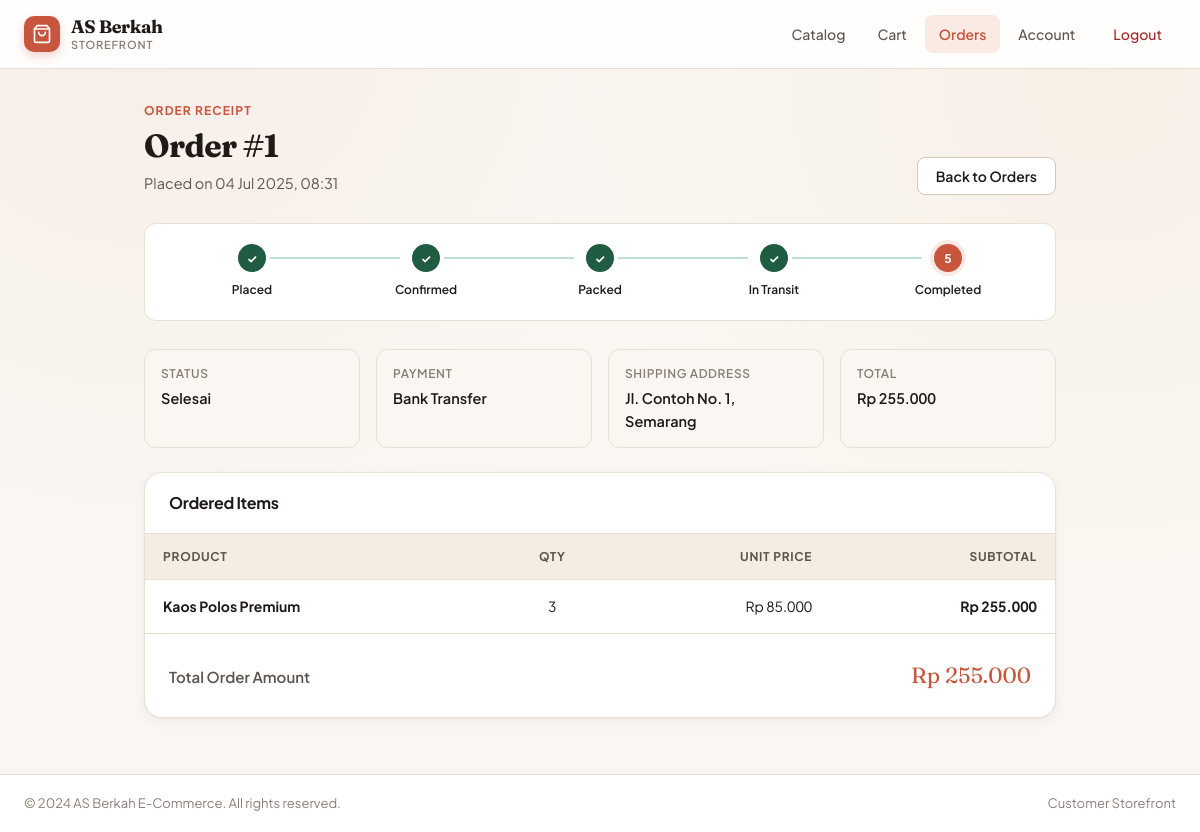
Screenshot of /order-details.php?order_id=1 (signed in) with the database file from the repository.
### tables this page shows
CREATE TABLE orders (
    id INT AUTO_INCREMENT PRIMARY KEY,
    user_id INT NOT NULL,
    total_amount DECIMAL(10, 2) NOT NULL,
    address TEXT NOT NULL,
    payment_code BIGINT,
    payment_method ENUM('bank_transfer', 'credit_card', 'cash_on_delivery') NOT NULL,
    status ENUM('Pending', 'awaiting payment', 'paid', 'Dikonfirmasi', 'Dikemas', 'Siap Dikirim', 'Dikirim', 'Sampai Tujuan', 'Selesai') DEFAULT 'pending',
    created_at TIMESTAMP DEFAULT CURRENT_TIMESTAMP,
    FOREIGN KEY (user_id) REFERENCES users(id) ON DELETE CASCADE
);

CREATE TABLE order_items (
    id INT AUTO_INCREMENT PRIMARY KEY,
    order_id INT NOT NULL,
    product_id INT NOT NULL,
    quantity INT NOT NULL,
    price DECIMAL(10, 2) NOT NULL,
    created_at TIMESTAMP DEFAULT CURRENT_TIMESTAMP,
    FOREIGN KEY (order_id) REFERENCES orders(id) ON DELETE CASCADE,
    FOREIGN KEY (product_id) REFERENCES products(id) ON DELETE CASCADE
);

CREATE TABLE products (
    id INT AUTO_INCREMENT PRIMARY KEY,
    name VARCHAR(100) NOT NULL,
    description TEXT,
    price DECIMAL(10, 2) NOT NULL,
    stock INT NOT NULL,
    image BLOB,
    created_at TIMESTAMP DEFAULT CURRENT_TIMESTAMP
);

### includes/bootstrap.php (called while the page is built, shortened)
<?php
function e($value): string {
    return htmlspecialchars((string)$value, ENT_QUOTES, 'UTF-8');
}
function format_idr($amount): string {
    return 'Rp ' . number_format((float)$amount, 0, ',', '.');
}

### order-details.php (the view, shortened to what this page needs)
<?php
require_once __DIR__ . '/includes/bootstrap.php';
$conn = db();
$user_id = intval($_SESSION['user_id']);
$order_id = isset($_GET['order_id']) ? intval($_GET['order_id']) : 0;
$order_sql = "SELECT o.id, o.total_amount, o.status, o.created_at, o.address, o.payment_method
              FROM orders o
              WHERE o.id = ? AND o.user_id = ? LIMIT 1";
$stmt_order = $conn->prepare($order_sql);
$stmt_order->bind_param("ii", $order_id, $user_id);
$stmt_order->execute();
$order_result = $stmt_order->get_result();
$order = $order_result && $order_result->num_rows > 0 ? $order_result->fetch_assoc() : null;
$order_items = [];
if ($order) {
    $order_items_sql = "SELECT oi.*, p.name AS product_name, p.price AS product_price
                        FROM order_items oi
                        JOIN products p ON oi.product_id = p.id
                        WHERE oi.order_id = ?";
    $stmt_items = $conn->prepare($order_items_sql);
    $stmt_items->bind_param("i", $order_id);
    $stmt_items->execute();
    $res_items = $stmt_items->get_result();
    while ($row = $res_items->fetch_assoc()) {
        $order_items[] = $row;
    }
}
$steps = [
    ['key' => 'pending', 'label' => 'Placed'],
    ['key' => 'dikonfirmasi', 'label' => 'Confirmed'],
    ['key' => 'dikemas', 'label' => 'Packed'],
    ['key' => 'dikirim', 'label' => 'In Transit'],
    ['key' => 'selesai', 'label' => 'Completed'],
];
$statusMap = [
    'pending' => 0,
    'awaiting payment' => 0,
    'paid' => 0,
    'dikonfirmasi' => 1,
    'dikemas' => 2,
    'siap dikirim' => 2,
    'dikirim' => 3,
    'sampai tujuan' => 3,
    'selesai' => 4,
];
$currentStepIndex = $order ? ($statusMap[strtolower(trim($order['status']))] ?? 0) : 0;
$paymentLabels = [
    'bank_transfer' => 'Bank Transfer',
    'credit_card' => 'Credit Card',
    'cash_on_delivery' => 'Cash on Delivery',
];
$paymentLabel = $order ? ($paymentLabels[$order['payment_method']] ?? ucfirst(str_replace('_', ' ', $order['payment_method']))) : '';
$cart_count = cart_total_units();
?>
<!DOCTYPE html>
<html lang="en">
<head>
    <link rel="stylesheet" href="assets/css/style.css">
</head>
<body>
    <header class="site-header">
        <div class="header-inner">
            <a href="customer_dashboard.php" class="brand-link">
                <span class="brand-mark" aria-hidden="true">
                    <svg width="20" height="20" viewBox="0 0 24 24" fill="none" stroke="currentColor" stroke-width="2" stroke-linecap="round" stroke-linejoin="round">
                        <path d="M6 2L3 6v14a2 2 0 0 0 2 2h14a2 2 0 0 0 2-2V6l-3-4z"></path>
                        <line x1="3" y1="6" x2="21" y2="6"></line>
                        <path d="M16 10a4 4 0 0 1-8 0"></path>
                    </svg>
                </span>
                <span class="brand-text">
                    <span class="brand-name">AS Berkah</span>
                    <span class="brand-sub">Storefront</span>
                </span>
            </a>
            <nav class="nav-links" data-nav-links aria-label="Customer navigation">
                <a href="customer_dashboard.php">Catalog</a>
                <a href="shopping-cart.php">Cart <?php if ($cart_count > 0): ?><span class="nav-badge"><?php echo $cart_count; ?></span><?php endif; ?></a>
                <a href="order-history.php" class="active">Orders</a>
                <a href="account.php">Account</a>
                <a href="logout.php" class="nav-logout">Logout</a>
            </nav>
        </div>
    </header>
    <main class="page-main page-main--narrow">
        <?php if (!$order): ?>
            <div class="surface-card empty-state">
                <h3>Order not found</h3>
                <p>This order does not exist or does not belong to your account.</p>
                <a href="order-history.php" class="btn btn-primary">Back to Order History</a>
            </div>
        <?php else: ?>
            <div class="page-header">
                <div>
                    <div class="page-eyebrow">Order Receipt</div>
                    <h1 class="page-title">Order #<?php echo intval($order['id']); ?></h1>
                    <p class="page-subtitle">Placed on <?php echo date("d M Y, H:i", strtotime($order['created_at'])); ?></p>
                </div>
                <div class="action-group">
                    <a href="order-history.php" class="btn btn-secondary">Back to Orders</a>
                </div>
            </div>
            <div class="order-stepper" aria-label="Order progress">
                <?php foreach ($steps as $i => $step):
                    $cls = $i < $currentStepIndex ? 'is-done' : ($i === $currentStepIndex ? 'is-current' : '');
                ?>
                    <div class="step-item <?php echo $cls; ?>">
                        <span class="step-dot"><?php echo $i < $currentStepIndex ? '&#10003;' : ($i + 1); ?></span>
                        <span class="step-label"><?php echo $step['label']; ?></span>
                    </div>
                <?php endforeach; ?>
            </div>
            <div class="order-meta-grid">
                <div class="meta-tile">
                    <div class="meta-tile-label">Status</div>
                    <div class="meta-tile-value"><?php echo e(ucfirst($order['status'])); ?></div>
                </div>
                <div class="meta-tile">
                    <div class="meta-tile-label">Payment</div>
                    <div class="meta-tile-value"><?php echo e($paymentLabel); ?></div>
                </div>
                <div class="meta-tile">
                    <div class="meta-tile-label">Shipping Address</div>
                    <div class="meta-tile-value"><?php echo e($order['address'] ?: 'Not specified'); ?></div>
                </div>
                <div class="meta-tile">
                    <div class="meta-tile-label">Total</div>
                    <div class="meta-tile-value tabular-nums"><?php echo format_idr($order['total_amount']); ?></div>
                </div>
            </div>
            <section class="surface-card">
                <div class="surface-card-header">
                    <h2 class="surface-card-title">Ordered Items</h2>
                </div>
                <div class="table-wrap">
                    <table class="data-table">
                        <thead>
                            <tr>
                                <th>Product</th>
                                <th class="text-center">Qty</th>
                                <th class="text-right">Unit Price</th>
                                <th class="text-right">Subtotal</th>
                            </tr>
                        </thead>
                        <tbody>
                            <?php
                            $total_order_amount = 0;
                            foreach ($order_items as $item):
                                $unit_price = floatval($item['price'] ?? $item['product_price']);
                                $total_product_price = intval($item['quantity']) * $unit_price;
                                $total_order_amount += $total_product_price;
                            ?>
                                <tr>
                                    <td><strong><?php echo e($item['product_name']); ?></strong></td>
                                    <td class="text-center tabular-nums"><?php echo intval($item['quantity']); ?></td>
                                    <td class="text-right tabular-nums"><?php echo format_idr($unit_price); ?></td>
                                    <td class="text-right tabular-nums"><strong><?php echo format_idr($total_product_price); ?></strong></td>
                                </tr>
                            <?php endforeach; ?>
                        </tbody>
                    </table>
                </div>
                <div class="surface-card-body" style="border-top:1px solid var(--border-subtle);display:flex;justify-content:space-between;align-items:baseline;">
                    <span style="font-weight:600;color:var(--ink-secondary);">Total Order Amount</span>
                    <span class="summary-total-amount"><?php echo format_idr($total_order_amount); ?></span>
                </div>
            </section>
        <?php endif; ?>
    </main>
    <footer class="site-footer">
        <div class="footer-inner">
            <span>&copy; 2024 AS Berkah E-Commerce. All rights reserved.</span>
            <span>Customer Storefront</span>
        </div>
    </footer>
</body>
</html>

### rows the page displays
orders: id "1", created_at "04 Jul 2025, 08:31", status "Selesai", payment_method "Bank Transfer", address "Jl. Contoh No. 1, Semarang", total_amount "Rp 255.000"
order_items: product.name "Kaos Polos Premium", quantity "3", price "Rp 85.000", format_idr($total_product_price) "Rp 255.000"

### other values shown
$step['label'] "Placed"
$step['label'] "Confirmed"
$step['label'] "Packed"
$step['label'] "In Transit"
$step['label'] "Completed"
format_idr($total_order_amount) "Rp 255.000"
